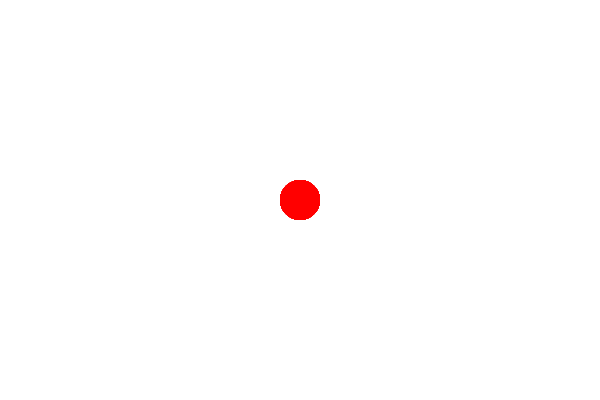
Frame 1 (no input)
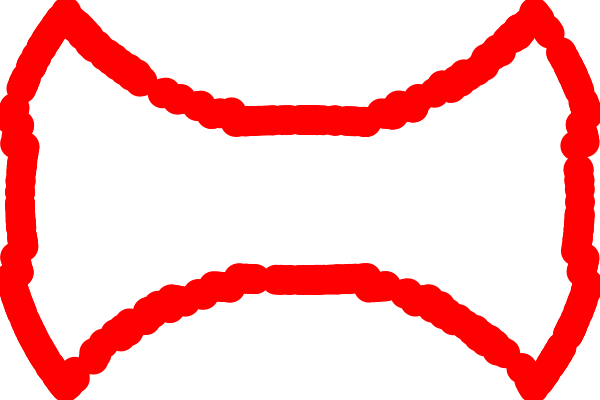
Frame 60 (the mouse pressed at the canvas centre just before this capture)
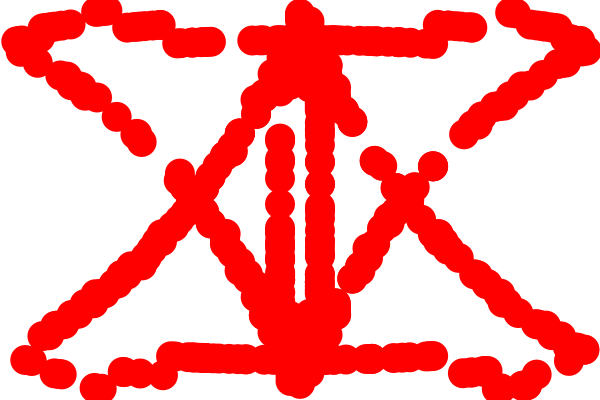
Frame 120 (the mouse held since frame 60 and released just before this capture)

The Processing sketch that drew these frames (run headless with seeded random() and noise(); from frame 60 on, the mouse is pressed at the canvas centre):

// Processing sketch: w8_stp2
// ── w8_stp2.pde
float[] ballX, ballY;
float[] ballVx, ballVy;
float ballRad;
int ballNum = 500;

void setup() {
  size(600, 400);
  ballX = new float[ballNum];
  ballY = new float[ballNum];
  ballVx = new float[ballNum];
  ballVy = new float[ballNum];
  ballRad = 15;

  for (int idx = 0; idx < ballNum; idx++) {
    ballX[idx] = width * 0.5;
    ballY[idx] = height * 0.5;
    float randomDeg = random(360);
    float speed = 5;
    ballVx[idx] = speed * cos(radians(randomDeg));
    ballVy[idx] = speed * sin(radians(randomDeg));
  }
}

void draw() {
  for (int idx = 0; idx < ballNum; idx++) {
    ballX[idx] += ballVx[idx];
    ballY[idx] += ballVy[idx];

    if (ballX[idx] < 0 + ballRad
      || ballX[idx] > width - ballRad) {
      ballVx[idx] *= -1;
    }
    if (ballY[idx] < 0 + ballRad
      || ballY[idx] > height - ballRad) {
      ballVy[idx] *= -1;
    }
  }

  background(255);
  noStroke();
  fill(255, 0, 0);
  for (int idx = 0; idx < ballNum; idx++) {
    circle(ballX[idx], ballY[idx], 2 * ballRad);
  }
}
